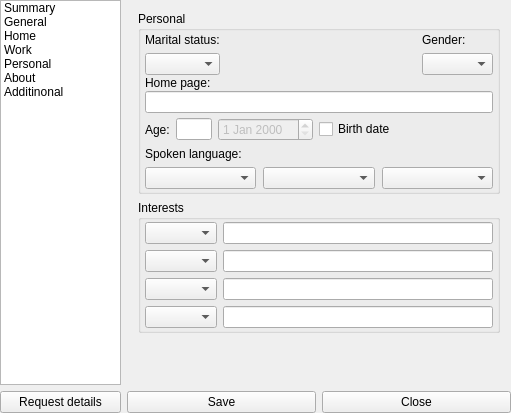
<?xml version="1.0" encoding="UTF-8"?>
<ui version="4.0">
 <class>userInformationClass</class>
 <widget class="QWidget" name="userInformationClass">
  <property name="geometry">
   <rect>
    <x>0</x>
    <y>0</y>
    <width>511</width>
    <height>413</height>
   </rect>
  </property>
  <property name="windowTitle">
   <string>userInformation</string>
  </property>
  <layout class="QGridLayout" name="gridLayout">
   <property name="margin">
    <number>0</number>
   </property>
   <item row="0" column="0" colspan="2">
    <widget class="QListWidget" name="infoListWidget">
     <property name="maximumSize">
      <size>
       <width>130</width>
       <height>16777215</height>
      </size>
     </property>
     <property name="showDropIndicator" stdset="0">
      <bool>false</bool>
     </property>
     <item>
      <property name="text">
       <string>Summary</string>
      </property>
      <property name="icon">
       <iconset>
        <normaloff>:/icons/crystal_project/summary.png</normaloff>:/icons/crystal_project/summary.png</iconset>
      </property>
     </item>
     <item>
      <property name="text">
       <string>General</string>
      </property>
      <property name="icon">
       <iconset>
        <normaloff>:/icons/crystal_project/general.png</normaloff>:/icons/crystal_project/general.png</iconset>
      </property>
     </item>
     <item>
      <property name="text">
       <string>Home</string>
      </property>
      <property name="icon">
       <iconset>
        <normaloff>:/icons/crystal_project/home.png</normaloff>:/icons/crystal_project/home.png</iconset>
      </property>
     </item>
     <item>
      <property name="text">
       <string>Work</string>
      </property>
      <property name="icon">
       <iconset>
        <normaloff>:/icons/crystal_project/work.png</normaloff>:/icons/crystal_project/work.png</iconset>
      </property>
     </item>
     <item>
      <property name="text">
       <string>Personal</string>
      </property>
      <property name="icon">
       <iconset>
        <normaloff>:/icons/crystal_project/personal.png</normaloff>:/icons/crystal_project/personal.png</iconset>
      </property>
     </item>
     <item>
      <property name="text">
       <string>About</string>
      </property>
      <property name="icon">
       <iconset>
        <normaloff>:/icons/crystal_project/about.png</normaloff>:/icons/crystal_project/about.png</iconset>
      </property>
     </item>
     <item>
      <property name="text">
       <string>Additinonal</string>
      </property>
      <property name="icon">
       <iconset>
        <normaloff>:/icons/crystal_project/additional.png</normaloff>:/icons/crystal_project/additional.png</iconset>
      </property>
     </item>
    </widget>
   </item>
   <item row="2" column="0" colspan="2">
    <widget class="QPushButton" name="requestButton">
     <property name="minimumSize">
      <size>
       <width>0</width>
       <height>0</height>
      </size>
     </property>
     <property name="text">
      <string>Request details</string>
     </property>
     <property name="icon">
      <iconset>
       <normaloff>:/icons/crystal_project/request.png</normaloff>:/icons/crystal_project/request.png</iconset>
     </property>
    </widget>
   </item>
   <item row="2" column="2">
    <widget class="QPushButton" name="saveButton">
     <property name="text">
      <string>Save</string>
     </property>
     <property name="icon">
      <iconset>
       <normaloff>:/icons/crystal_project/save_all.png</normaloff>:/icons/crystal_project/save_all.png</iconset>
     </property>
    </widget>
   </item>
   <item row="0" column="2" colspan="2">
    <widget class="QStackedWidget" name="detailsStackedWidget">
     <property name="currentIndex">
      <number>4</number>
     </property>
     <widget class="QWidget" name="page">
      <layout class="QGridLayout">
       <item row="0" column="0">
        <widget class="QLabel" name="summaryLabel">
         <property name="frameShape">
          <enum>QFrame::StyledPanel</enum>
         </property>
         <property name="text">
          <string/>
         </property>
         <property name="alignment">
          <set>Qt::AlignLeading|Qt::AlignLeft|Qt::AlignTop</set>
         </property>
         <property name="textInteractionFlags">
          <set>Qt::LinksAccessibleByMouse|Qt::TextSelectableByMouse</set>
         </property>
        </widget>
       </item>
      </layout>
     </widget>
     <widget class="QWidget" name="page_2">
      <layout class="QGridLayout">
       <item row="0" column="0">
        <widget class="QGroupBox" name="nameBox">
         <property name="title">
          <string>Name</string>
         </property>
         <layout class="QGridLayout">
          <item row="0" column="0">
           <widget class="QLabel" name="nickLabel">
            <property name="text">
             <string>Nick name:</string>
            </property>
           </widget>
          </item>
          <item row="0" column="1">
           <widget class="QLabel" name="loginLabel">
            <property name="text">
             <string>Last login:</string>
            </property>
           </widget>
          </item>
          <item row="1" column="0">
           <widget class="QLineEdit" name="nickEdit">
            <property name="maxLength">
             <number>50</number>
            </property>
           </widget>
          </item>
          <item row="1" column="1">
           <widget class="QLineEdit" name="lastLoginEdit">
            <property name="enabled">
             <bool>true</bool>
            </property>
            <property name="readOnly">
             <bool>true</bool>
            </property>
           </widget>
          </item>
          <item row="2" column="0">
           <widget class="QLabel" name="firstLabel">
            <property name="text">
             <string>First name:</string>
            </property>
           </widget>
          </item>
          <item row="2" column="1">
           <widget class="QLabel" name="lastLabel">
            <property name="text">
             <string>Last name:</string>
            </property>
           </widget>
          </item>
          <item row="3" column="0">
           <widget class="QLineEdit" name="firstEdit">
            <property name="maxLength">
             <number>50</number>
            </property>
           </widget>
          </item>
          <item row="3" column="1">
           <widget class="QLineEdit" name="lastEdit">
            <property name="maxLength">
             <number>50</number>
            </property>
           </widget>
          </item>
         </layout>
        </widget>
       </item>
       <item row="1" column="0">
        <widget class="QGroupBox" name="accountBox">
         <property name="title">
          <string>Account info:</string>
         </property>
         <layout class="QGridLayout">
          <property name="leftMargin">
           <number>4</number>
          </property>
          <property name="topMargin">
           <number>2</number>
          </property>
          <property name="rightMargin">
           <number>4</number>
          </property>
          <property name="bottomMargin">
           <number>2</number>
          </property>
          <property name="horizontalSpacing">
           <number>4</number>
          </property>
          <property name="verticalSpacing">
           <number>1</number>
          </property>
          <item row="0" column="0">
           <widget class="QLabel" name="uinLabel">
            <property name="text">
             <string>UIN:</string>
            </property>
           </widget>
          </item>
          <item row="0" column="1">
           <widget class="QLabel" name="registrationLabel">
            <property name="text">
             <string>Registration:</string>
            </property>
           </widget>
          </item>
          <item row="1" column="0">
           <widget class="QLineEdit" name="uinEdit">
            <property name="readOnly">
             <bool>true</bool>
            </property>
           </widget>
          </item>
          <item row="1" column="1">
           <widget class="QLineEdit" name="registrationEdit">
            <property name="readOnly">
             <bool>true</bool>
            </property>
           </widget>
          </item>
          <item row="2" column="0">
           <widget class="QLabel" name="emailLabel">
            <property name="text">
             <string>Email:</string>
            </property>
           </widget>
          </item>
          <item row="3" column="0" colspan="2">
           <widget class="QLineEdit" name="emailEdit">
            <property name="maxLength">
             <number>60</number>
            </property>
           </widget>
          </item>
          <item row="4" column="0">
           <widget class="QCheckBox" name="publishBox">
            <property name="text">
             <string>Don't publish for all</string>
            </property>
           </widget>
          </item>
         </layout>
        </widget>
       </item>
       <item row="2" column="0">
        <spacer>
         <property name="orientation">
          <enum>Qt::Vertical</enum>
         </property>
         <property name="sizeHint" stdset="0">
          <size>
           <width>20</width>
           <height>40</height>
          </size>
         </property>
        </spacer>
       </item>
      </layout>
     </widget>
     <widget class="QWidget" name="page_3">
      <layout class="QGridLayout">
       <item row="0" column="0">
        <widget class="QGroupBox" name="homeBox">
         <property name="title">
          <string>Home address:</string>
         </property>
         <layout class="QGridLayout">
          <property name="leftMargin">
           <number>4</number>
          </property>
          <property name="topMargin">
           <number>2</number>
          </property>
          <property name="rightMargin">
           <number>4</number>
          </property>
          <property name="bottomMargin">
           <number>2</number>
          </property>
          <property name="horizontalSpacing">
           <number>4</number>
          </property>
          <property name="verticalSpacing">
           <number>3</number>
          </property>
          <item row="0" column="0">
           <layout class="QHBoxLayout">
            <property name="spacing">
             <number>5</number>
            </property>
            <item>
             <layout class="QVBoxLayout">
              <item>
               <widget class="QLabel" name="countryLabel">
                <property name="text">
                 <string>Country</string>
                </property>
               </widget>
              </item>
              <item>
               <widget class="QComboBox" name="countryComboBox"/>
              </item>
              <item>
               <widget class="QLabel" name="cityLabel">
                <property name="text">
                 <string>City:</string>
                </property>
               </widget>
              </item>
              <item>
               <widget class="QLineEdit" name="cityEdit">
                <property name="maxLength">
                 <number>50</number>
                </property>
               </widget>
              </item>
              <item>
               <layout class="QHBoxLayout">
                <item>
                 <layout class="QVBoxLayout">
                  <item>
                   <widget class="QLabel" name="stateLabel">
                    <property name="text">
                     <string>State:</string>
                    </property>
                   </widget>
                  </item>
                  <item>
                   <widget class="QLineEdit" name="stateEdit">
                    <property name="maximumSize">
                     <size>
                      <width>40</width>
                      <height>16777215</height>
                     </size>
                    </property>
                    <property name="maxLength">
                     <number>3</number>
                    </property>
                   </widget>
                  </item>
                 </layout>
                </item>
                <item>
                 <layout class="QVBoxLayout">
                  <item>
                   <widget class="QLabel" name="zipLabel">
                    <property name="text">
                     <string>Zip:</string>
                    </property>
                   </widget>
                  </item>
                  <item>
                   <widget class="QLineEdit" name="zipEdit">
                    <property name="maxLength">
                     <number>10</number>
                    </property>
                   </widget>
                  </item>
                 </layout>
                </item>
               </layout>
              </item>
             </layout>
            </item>
            <item>
             <layout class="QVBoxLayout">
              <item>
               <layout class="QVBoxLayout">
                <item>
                 <widget class="QLabel" name="phoneLabel">
                  <property name="text">
                   <string>Phone:</string>
                  </property>
                 </widget>
                </item>
                <item>
                 <widget class="QLineEdit" name="phoneEdit">
                  <property name="maxLength">
                   <number>20</number>
                  </property>
                 </widget>
                </item>
               </layout>
              </item>
              <item>
               <layout class="QVBoxLayout">
                <item>
                 <widget class="QLabel" name="faxLabel">
                  <property name="text">
                   <string>Fax:</string>
                  </property>
                 </widget>
                </item>
                <item>
                 <widget class="QLineEdit" name="faxEdit">
                  <property name="maxLength">
                   <number>20</number>
                  </property>
                 </widget>
                </item>
                <item>
                 <widget class="QLabel" name="cellularLabel">
                  <property name="text">
                   <string>Cellular:</string>
                  </property>
                 </widget>
                </item>
                <item>
                 <widget class="QLineEdit" name="cellularEdit">
                  <property name="maxLength">
                   <number>30</number>
                  </property>
                 </widget>
                </item>
               </layout>
              </item>
             </layout>
            </item>
           </layout>
          </item>
          <item row="1" column="0">
           <widget class="QLabel" name="streetLabel">
            <property name="text">
             <string>Street address:</string>
            </property>
           </widget>
          </item>
          <item row="2" column="0">
           <widget class="QLineEdit" name="streeEdit">
            <property name="maxLength">
             <number>80</number>
            </property>
           </widget>
          </item>
         </layout>
        </widget>
       </item>
       <item row="1" column="0">
        <widget class="QGroupBox" name="originallyBox">
         <property name="title">
          <string>Originally from:</string>
         </property>
         <layout class="QGridLayout">
          <item row="0" column="0">
           <widget class="QLabel" name="origCountryLabel">
            <property name="text">
             <string>Country:</string>
            </property>
           </widget>
          </item>
          <item row="0" column="1">
           <widget class="QLabel" name="origCityLabel">
            <property name="text">
             <string>City:</string>
            </property>
           </widget>
          </item>
          <item row="0" column="2">
           <widget class="QLabel" name="origStateLabel">
            <property name="text">
             <string>State:</string>
            </property>
           </widget>
          </item>
          <item row="1" column="0">
           <widget class="QComboBox" name="origCountryComboBox"/>
          </item>
          <item row="1" column="1">
           <widget class="QLineEdit" name="origCityEdit">
            <property name="maxLength">
             <number>50</number>
            </property>
           </widget>
          </item>
          <item row="1" column="2">
           <widget class="QLineEdit" name="origStateEdit">
            <property name="maximumSize">
             <size>
              <width>40</width>
              <height>16777215</height>
             </size>
            </property>
            <property name="maxLength">
             <number>3</number>
            </property>
           </widget>
          </item>
         </layout>
        </widget>
       </item>
       <item row="2" column="0">
        <spacer>
         <property name="orientation">
          <enum>Qt::Vertical</enum>
         </property>
         <property name="sizeHint" stdset="0">
          <size>
           <width>20</width>
           <height>40</height>
          </size>
         </property>
        </spacer>
       </item>
      </layout>
     </widget>
     <widget class="QWidget" name="page_4">
      <layout class="QGridLayout">
       <item row="0" column="0">
        <widget class="QGroupBox" name="workBox">
         <property name="title">
          <string>Work address</string>
         </property>
         <layout class="QGridLayout">
          <property name="leftMargin">
           <number>4</number>
          </property>
          <property name="topMargin">
           <number>2</number>
          </property>
          <property name="rightMargin">
           <number>4</number>
          </property>
          <property name="bottomMargin">
           <number>2</number>
          </property>
          <item row="0" column="0">
           <layout class="QHBoxLayout">
            <item>
             <layout class="QVBoxLayout">
              <property name="spacing">
               <number>6</number>
              </property>
              <item>
               <widget class="QLabel" name="workCountryLabel">
                <property name="text">
                 <string>Country:</string>
                </property>
               </widget>
              </item>
              <item>
               <widget class="QComboBox" name="workCountryComboBox"/>
              </item>
              <item>
               <widget class="QLabel" name="workCityLabel">
                <property name="text">
                 <string>City:</string>
                </property>
               </widget>
              </item>
              <item>
               <widget class="QLineEdit" name="workCityEdit">
                <property name="maxLength">
                 <number>50</number>
                </property>
               </widget>
              </item>
              <item>
               <layout class="QHBoxLayout">
                <property name="spacing">
                 <number>7</number>
                </property>
                <item>
                 <layout class="QVBoxLayout">
                  <item>
                   <widget class="QLabel" name="workStateLabel">
                    <property name="text">
                     <string>State:</string>
                    </property>
                   </widget>
                  </item>
                  <item>
                   <widget class="QLineEdit" name="workStateEdit">
                    <property name="maximumSize">
                     <size>
                      <width>40</width>
                      <height>16777215</height>
                     </size>
                    </property>
                    <property name="maxLength">
                     <number>3</number>
                    </property>
                   </widget>
                  </item>
                 </layout>
                </item>
                <item>
                 <layout class="QVBoxLayout">
                  <item>
                   <widget class="QLabel" name="workZipLabel">
                    <property name="text">
                     <string>Zip:</string>
                    </property>
                   </widget>
                  </item>
                  <item>
                   <widget class="QLineEdit" name="workZipEdit">
                    <property name="maxLength">
                     <number>10</number>
                    </property>
                   </widget>
                  </item>
                 </layout>
                </item>
               </layout>
              </item>
             </layout>
            </item>
            <item>
             <layout class="QVBoxLayout">
              <property name="spacing">
               <number>6</number>
              </property>
              <item>
               <widget class="QLabel" name="workPhoneLabel">
                <property name="text">
                 <string>Phone:</string>
                </property>
               </widget>
              </item>
              <item>
               <widget class="QLineEdit" name="workPhoneEdit">
                <property name="maxLength">
                 <number>20</number>
                </property>
               </widget>
              </item>
              <item>
               <widget class="QLabel" name="workFaxLabel">
                <property name="text">
                 <string>Fax:</string>
                </property>
               </widget>
              </item>
              <item>
               <widget class="QLineEdit" name="workFaxEdit">
                <property name="maxLength">
                 <number>20</number>
                </property>
               </widget>
              </item>
              <item>
               <widget class="QLabel" name="workStreetLabel">
                <property name="text">
                 <string>Street:</string>
                </property>
               </widget>
              </item>
              <item>
               <widget class="QLineEdit" name="workStreetEdit">
                <property name="maxLength">
                 <number>80</number>
                </property>
               </widget>
              </item>
             </layout>
            </item>
           </layout>
          </item>
         </layout>
        </widget>
       </item>
       <item row="1" column="0">
        <widget class="QGroupBox" name="companyBox">
         <property name="title">
          <string>Company</string>
         </property>
         <layout class="QGridLayout">
          <property name="leftMargin">
           <number>4</number>
          </property>
          <property name="topMargin">
           <number>2</number>
          </property>
          <property name="rightMargin">
           <number>4</number>
          </property>
          <property name="bottomMargin">
           <number>2</number>
          </property>
          <property name="horizontalSpacing">
           <number>4</number>
          </property>
          <property name="verticalSpacing">
           <number>5</number>
          </property>
          <item row="0" column="0" colspan="2">
           <widget class="QLabel" name="label_2">
            <property name="text">
             <string>Company name:</string>
            </property>
           </widget>
          </item>
          <item row="0" column="2">
           <widget class="QLabel" name="label_3">
            <property name="text">
             <string>Occupation:</string>
            </property>
           </widget>
          </item>
          <item row="1" column="0" colspan="2">
           <widget class="QLineEdit" name="compNameEdit">
            <property name="maxLength">
             <number>50</number>
            </property>
           </widget>
          </item>
          <item row="1" column="2">
           <widget class="QComboBox" name="occupationComboBox"/>
          </item>
          <item row="2" column="0">
           <widget class="QLabel" name="label_4">
            <property name="text">
             <string>Div/dept:</string>
            </property>
           </widget>
          </item>
          <item row="2" column="2">
           <widget class="QLabel" name="label_5">
            <property name="text">
             <string>Position:</string>
            </property>
           </widget>
          </item>
          <item row="3" column="0" colspan="2">
           <widget class="QLineEdit" name="divDeptEdit">
            <property name="maxLength">
             <number>40</number>
            </property>
           </widget>
          </item>
          <item row="3" column="2">
           <widget class="QLineEdit" name="positionEdit">
            <property name="maxLength">
             <number>50</number>
            </property>
           </widget>
          </item>
          <item row="4" column="0">
           <widget class="QLabel" name="label_6">
            <property name="text">
             <string>Web site:</string>
            </property>
           </widget>
          </item>
          <item row="4" column="1" colspan="2">
           <widget class="QLineEdit" name="webSiteEdit"/>
          </item>
         </layout>
        </widget>
       </item>
       <item row="2" column="0">
        <spacer>
         <property name="orientation">
          <enum>Qt::Vertical</enum>
         </property>
         <property name="sizeHint" stdset="0">
          <size>
           <width>20</width>
           <height>40</height>
          </size>
         </property>
        </spacer>
       </item>
      </layout>
     </widget>
     <widget class="QWidget" name="page_5">
      <layout class="QGridLayout">
       <item row="0" column="0">
        <widget class="QGroupBox" name="personalBox">
         <property name="title">
          <string>Personal</string>
         </property>
         <layout class="QGridLayout">
          <property name="leftMargin">
           <number>4</number>
          </property>
          <property name="topMargin">
           <number>2</number>
          </property>
          <property name="rightMargin">
           <number>4</number>
          </property>
          <property name="bottomMargin">
           <number>2</number>
          </property>
          <property name="horizontalSpacing">
           <number>3</number>
          </property>
          <property name="verticalSpacing">
           <number>4</number>
          </property>
          <item row="0" column="0">
           <layout class="QVBoxLayout">
            <item>
             <layout class="QVBoxLayout">
              <property name="spacing">
               <number>5</number>
              </property>
              <item>
               <layout class="QVBoxLayout">
                <property name="spacing">
                 <number>1</number>
                </property>
                <item>
                 <layout class="QHBoxLayout">
                  <item>
                   <layout class="QVBoxLayout">
                    <item>
                     <widget class="QLabel" name="label_7">
                      <property name="text">
                       <string>Marital status:</string>
                      </property>
                     </widget>
                    </item>
                    <item>
                     <widget class="QComboBox" name="maritalComboBox"/>
                    </item>
                   </layout>
                  </item>
                  <item>
                   <spacer>
                    <property name="orientation">
                     <enum>Qt::Horizontal</enum>
                    </property>
                    <property name="sizeHint" stdset="0">
                     <size>
                      <width>40</width>
                      <height>20</height>
                     </size>
                    </property>
                   </spacer>
                  </item>
                  <item>
                   <layout class="QVBoxLayout">
                    <item>
                     <widget class="QLabel" name="label_9">
                      <property name="text">
                       <string>Gender:</string>
                      </property>
                     </widget>
                    </item>
                    <item>
                     <widget class="QComboBox" name="genderComboBox">
                      <property name="enabled">
                       <bool>true</bool>
                      </property>
                      <property name="currentIndex">
                       <number>0</number>
                      </property>
                      <property name="sizeAdjustPolicy">
                       <enum>QComboBox::AdjustToContentsOnFirstShow</enum>
                      </property>
                      <item>
                       <property name="text">
                        <string/>
                       </property>
                      </item>
                      <item>
                       <property name="text">
                        <string>Female</string>
                       </property>
                      </item>
                      <item>
                       <property name="text">
                        <string>Male</string>
                       </property>
                      </item>
                     </widget>
                    </item>
                   </layout>
                  </item>
                 </layout>
                </item>
                <item>
                 <widget class="QLabel" name="label_8">
                  <property name="text">
                   <string>Home page:</string>
                  </property>
                 </widget>
                </item>
                <item>
                 <widget class="QLineEdit" name="homePageEdit">
                  <property name="maxLength">
                   <number>80</number>
                  </property>
                 </widget>
                </item>
               </layout>
              </item>
              <item>
               <layout class="QHBoxLayout">
                <item>
                 <widget class="QLabel" name="label">
                  <property name="text">
                   <string>Age:</string>
                  </property>
                 </widget>
                </item>
                <item>
                 <widget class="QLineEdit" name="ageEdit">
                  <property name="maximumSize">
                   <size>
                    <width>36</width>
                    <height>16777215</height>
                   </size>
                  </property>
                  <property name="maxLength">
                   <number>32765</number>
                  </property>
                  <property name="readOnly">
                   <bool>true</bool>
                  </property>
                 </widget>
                </item>
                <item>
                 <widget class="QDateEdit" name="birthDateEdit">
                  <property name="enabled">
                   <bool>false</bool>
                  </property>
                 </widget>
                </item>
                <item>
                 <widget class="QCheckBox" name="birthBox">
                  <property name="text">
                   <string>Birth date</string>
                  </property>
                 </widget>
                </item>
                <item>
                 <spacer>
                  <property name="orientation">
                   <enum>Qt::Horizontal</enum>
                  </property>
                  <property name="sizeHint" stdset="0">
                   <size>
                    <width>40</width>
                    <height>20</height>
                   </size>
                  </property>
                 </spacer>
                </item>
               </layout>
              </item>
             </layout>
            </item>
            <item>
             <widget class="QLabel" name="label_10">
              <property name="text">
               <string>Spoken language:</string>
              </property>
             </widget>
            </item>
            <item>
             <layout class="QHBoxLayout">
              <property name="spacing">
               <number>7</number>
              </property>
              <item>
               <widget class="QComboBox" name="langComboBox1">
                <property name="enabled">
                 <bool>true</bool>
                </property>
               </widget>
              </item>
              <item>
               <widget class="QComboBox" name="langComboBox2"/>
              </item>
              <item>
               <widget class="QComboBox" name="langComboBox3"/>
              </item>
             </layout>
            </item>
           </layout>
          </item>
         </layout>
        </widget>
       </item>
       <item row="1" column="0">
        <widget class="QGroupBox" name="interestsBox">
         <property name="title">
          <string>Interests</string>
         </property>
         <layout class="QGridLayout">
          <property name="leftMargin">
           <number>4</number>
          </property>
          <property name="topMargin">
           <number>2</number>
          </property>
          <property name="rightMargin">
           <number>4</number>
          </property>
          <property name="bottomMargin">
           <number>2</number>
          </property>
          <item row="0" column="0">
           <layout class="QHBoxLayout">
            <item>
             <layout class="QVBoxLayout">
              <item>
               <widget class="QComboBox" name="interestsComboBox1"/>
              </item>
              <item>
               <widget class="QComboBox" name="interestsComboBox2"/>
              </item>
              <item>
               <widget class="QComboBox" name="interestsComboBox3"/>
              </item>
              <item>
               <widget class="QComboBox" name="interestsComboBox4"/>
              </item>
             </layout>
            </item>
            <item>
             <layout class="QVBoxLayout">
              <item>
               <widget class="QLineEdit" name="interestsEdit1">
                <property name="maxLength">
                 <number>200</number>
                </property>
               </widget>
              </item>
              <item>
               <widget class="QLineEdit" name="interestsEdit2">
                <property name="maxLength">
                 <number>200</number>
                </property>
               </widget>
              </item>
              <item>
               <widget class="QLineEdit" name="interestsEdit3">
                <property name="maxLength">
                 <number>200</number>
                </property>
               </widget>
              </item>
              <item>
               <widget class="QLineEdit" name="interestsEdit4">
                <property name="maxLength">
                 <number>200</number>
                </property>
               </widget>
              </item>
             </layout>
            </item>
           </layout>
          </item>
         </layout>
        </widget>
       </item>
       <item row="2" column="0">
        <spacer>
         <property name="orientation">
          <enum>Qt::Vertical</enum>
         </property>
         <property name="sizeHint" stdset="0">
          <size>
           <width>20</width>
           <height>16</height>
          </size>
         </property>
        </spacer>
       </item>
      </layout>
     </widget>
     <widget class="QWidget" name="page_6">
      <layout class="QGridLayout">
       <item row="0" column="0">
        <widget class="QTextEdit" name="aboutEdit">
         <property name="readOnly">
          <bool>false</bool>
         </property>
         <property name="html">
          <string>&lt;!DOCTYPE HTML PUBLIC &quot;-//W3C//DTD HTML 4.0//EN&quot; &quot;http://www.w3.org/TR/REC-html40/strict.dtd&quot;&gt;
&lt;html&gt;&lt;head&gt;&lt;meta name=&quot;qrichtext&quot; content=&quot;1&quot; /&gt;&lt;style type=&quot;text/css&quot;&gt;
p, li { white-space: pre-wrap; }
&lt;/style&gt;&lt;/head&gt;&lt;body style=&quot; font-family:'Sans Serif'; font-size:9pt; font-weight:400; font-style:normal;&quot;&gt;
&lt;p style=&quot;-qt-paragraph-type:empty; margin-top:0px; margin-bottom:0px; margin-left:0px; margin-right:0px; -qt-block-indent:0; text-indent:0px; font-family:'Verdana';&quot;&gt;&lt;/p&gt;&lt;/body&gt;&lt;/html&gt;</string>
         </property>
        </widget>
       </item>
      </layout>
     </widget>
     <widget class="QWidget" name="page_7">
      <layout class="QGridLayout">
       <item row="0" column="0">
        <widget class="QLabel" name="additionalLabel">
         <property name="frameShape">
          <enum>QFrame::StyledPanel</enum>
         </property>
         <property name="text">
          <string/>
         </property>
         <property name="alignment">
          <set>Qt::AlignLeading|Qt::AlignLeft|Qt::AlignTop</set>
         </property>
         <property name="textInteractionFlags">
          <set>Qt::LinksAccessibleByMouse|Qt::TextSelectableByMouse</set>
         </property>
        </widget>
       </item>
       <item row="1" column="0">
        <widget class="QGroupBox" name="authBox">
         <property name="maximumSize">
          <size>
           <width>16777215</width>
           <height>100</height>
          </size>
         </property>
         <property name="title">
          <string>Authorization/webaware</string>
         </property>
         <layout class="QGridLayout">
          <item row="0" column="0">
           <widget class="QRadioButton" name="requiredButton">
            <property name="text">
             <string>My authorization is required</string>
            </property>
            <property name="checked">
             <bool>true</bool>
            </property>
           </widget>
          </item>
          <item row="1" column="0" colspan="2">
           <widget class="QRadioButton" name="allButton">
            <property name="text">
             <string>All uses can add me without authorization</string>
            </property>
           </widget>
          </item>
          <item row="2" column="0" colspan="2">
           <widget class="QCheckBox" name="webBox">
            <property name="text">
             <string>Allow others to view my status in search and from the web</string>
            </property>
           </widget>
          </item>
         </layout>
        </widget>
       </item>
      </layout>
     </widget>
    </widget>
   </item>
   <item row="2" column="3">
    <widget class="QPushButton" name="closeButton">
     <property name="text">
      <string>Close</string>
     </property>
     <property name="icon">
      <iconset>
       <normaloff>:/icons/crystal_project/cancel.png</normaloff>:/icons/crystal_project/cancel.png</iconset>
     </property>
    </widget>
   </item>
  </layout>
 </widget>
 <layoutdefault spacing="6" margin="11"/>
 <resources/>
 <connections>
  <connection>
   <sender>infoListWidget</sender>
   <signal>currentRowChanged(int)</signal>
   <receiver>detailsStackedWidget</receiver>
   <slot>setCurrentIndex(int)</slot>
   <hints>
    <hint type="sourcelabel">
     <x>106</x>
     <y>166</y>
    </hint>
    <hint type="destinationlabel">
     <x>284</x>
     <y>205</y>
    </hint>
   </hints>
  </connection>
  <connection>
   <sender>birthBox</sender>
   <signal>toggled(bool)</signal>
   <receiver>birthDateEdit</receiver>
   <slot>setEnabled(bool)</slot>
   <hints>
    <hint type="sourcelabel">
     <x>244</x>
     <y>39</y>
    </hint>
    <hint type="destinationlabel">
     <x>244</x>
     <y>39</y>
    </hint>
   </hints>
  </connection>
  <connection>
   <sender>closeButton</sender>
   <signal>clicked()</signal>
   <receiver>userInformationClass</receiver>
   <slot>close()</slot>
   <hints>
    <hint type="sourcelabel">
     <x>589</x>
     <y>416</y>
    </hint>
    <hint type="destinationlabel">
     <x>630</x>
     <y>432</y>
    </hint>
   </hints>
  </connection>
 </connections>
</ui>
